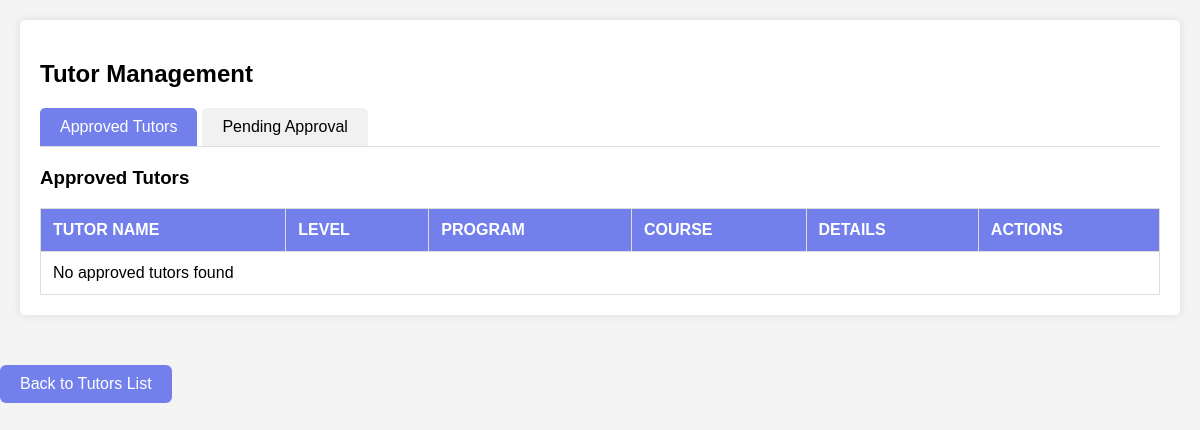
Before: /tutor_action.php with the older database file.
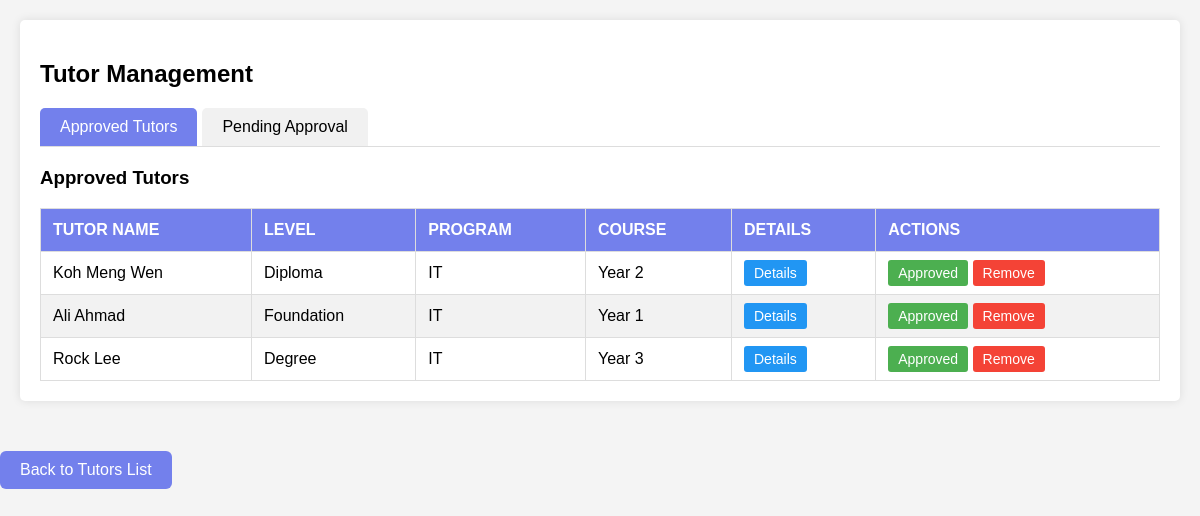
After: the same page with the newer database file.
### tables this page shows
CREATE TABLE `tutors` (
  `id` int(11) NOT NULL,
  `tutor_name` varchar(100) NOT NULL,
  `level` enum('Foundation','Diploma','Degree') NOT NULL,
  `program` enum('IT','Business','Law') NOT NULL,
  `course_year` enum('Year 1','Year 2','Year 3') NOT NULL,
  `created_at` timestamp NOT NULL DEFAULT current_timestamp(),
  `updated_at` timestamp NOT NULL DEFAULT current_timestamp() ON UPDATE current_timestamp(),
  `details` text DEFAULT NULL,
  `email` varchar(100) DEFAULT NULL,
  `status` enum('pending','approved','rejected') DEFAULT 'pending',
  `cgpa` decimal(3,2) DEFAULT NULL,
  `transcript` blob DEFAULT NULL,
  `phone` varchar(20) DEFAULT NULL
);

### tutor_action.php (the view, shortened to what this page needs)
<?php
$servername = "localhost";
$username = "root";
$password = "";
$dbname = "peer_tutoring_platform";
$conn = new mysqli($servername, $username, $password, $dbname);
?>
<!DOCTYPE html>
<html lang="en">
<head>
</head>
<body>
    <div class="current_students">
        <h2>Tutor Management</h2>
        <div class="tab-container">
            <div class="tab active" onclick="showTab('approved')">Approved Tutors</div>
            <div class="tab" onclick="showTab('pending')">Pending Approval</div>
        </div>
        <div id="approved-tab" class="tab-content active">
            <h3>Approved Tutors</h3>
            <table>
                <thead>
                    <tr>
                        <th>TUTOR NAME</th>
                        <th>LEVEL</th>
                        <th>PROGRAM</th>
                        <th>COURSE</th>
                        <th>DETAILS</th>
                        <th>ACTIONS</th>
                    </tr>
                </thead>
                <tbody>
                    <?php
                    $sql = "SELECT * FROM tutors WHERE status = 'approved'";
                    $result = $conn->query($sql);
                    if ($result && $result->num_rows > 0) {
                        while($row = $result->fetch_assoc()) {
                            echo "<tr>
                                <td>".htmlspecialchars($row["tutor_name"])."</td>
                                <td>".htmlspecialchars($row["level"])."</td>
                                <td>".htmlspecialchars($row["program"])."</td>
                                <td>".htmlspecialchars($row["course_year"])."</td>
                                <td><a href='tutor_details.php?id=".$row["id"]."' class='details-btn'>Details</a></td>
                                <td>
                                    <span class='status-badge'>Approved</span>
                                    <a href='tutor_action.php?id=".$row["id"]."&action=reject' class='reject-btn'>Remove</a>
                                </td>
                            </tr>";
                        }
                    } else {
                        echo "<tr><td colspan='6'>No approved tutors found</td></tr>";
                    }
                    ?>
                </tbody>
            </table>
        </div>
    </div>
</body>
            <a href="admin_tutors.php" class="back-btn">
                Back to Tutors List
            </a>
</html>

Changed rows visible on the page:
now on this page (row edited): tutors: tutor_name "Koh Meng Wen", level "Diploma", program "IT", course_year "Year 2"
now on this page (row edited): tutors: tutor_name "Ali Ahmad", level "Foundation", program "IT", course_year "Year 1"
now on this page (row edited): tutors: tutor_name "Rock Lee", level "Degree", program "IT", course_year "Year 3"
Other visible differences:
text no longer shown: "No approved tutors found"
